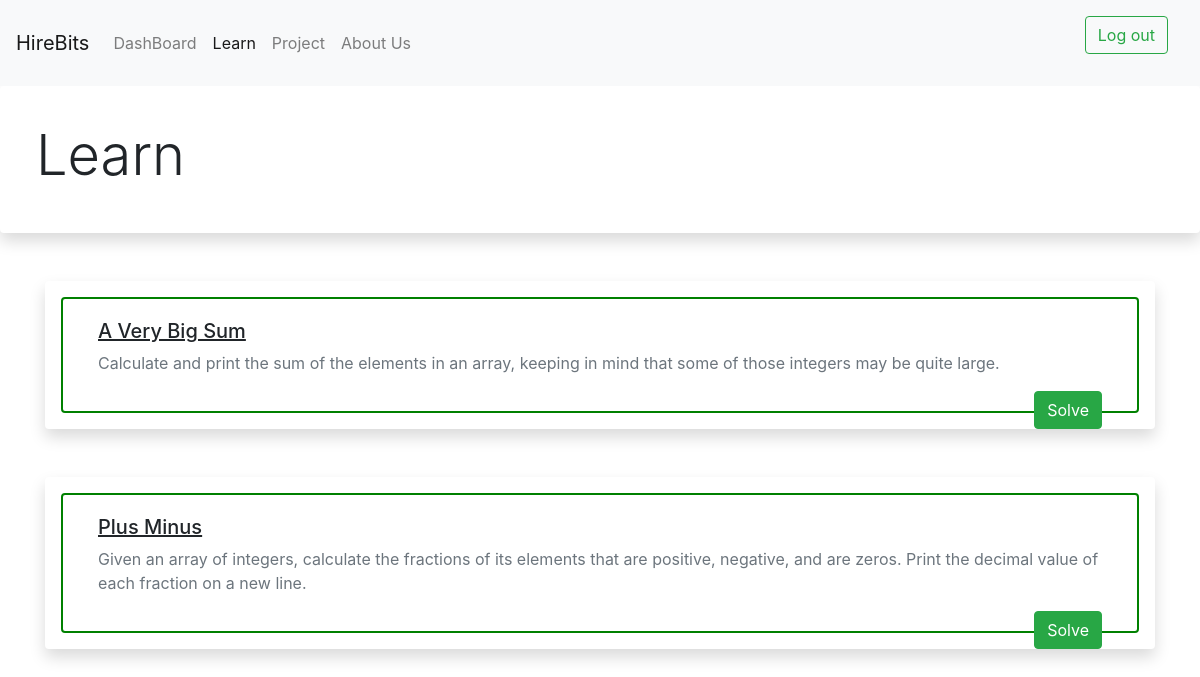
The page /learn/ on the database its author committed.
### dashboard/models.py (models this page shows, shortened)
class learn_statements(models.Model):
    s_lname = models.CharField(max_length=200)
    s_ldescrip = models.CharField(max_length=400)
    s_lcontent = models.TextField()
    objects = models.Manager()

### dashboard/views.py (the view)
# urls.py: path('learn/', learn_page, name='lea_page'),
def learn_page(request):
    learns = learn_statements.objects.all()
    return render(request, 'learn.html', { 'learns': learns })

### dashboard/templates/learn.html (shortened to what this page needs)
<html>
<head>
    <link rel="stylesheet" href="https://stackpath.bootstrapcdn.com/bootstrap/4.3.1/css/bootstrap.min.css">
    </head>
<body>
    <nav class="navbar navbar-expand-lg navbar-light bg-light">
  <a class="navbar-brand" href="#">HireBits</a>
  <div class="collapse navbar-collapse" id="navbarSupportedContent">
    <ul class="navbar-nav mr-auto">
      <li class="nav-item">
        <a class="nav-link" href="{% url 'dash_page' %}">DashBoard </a>
      </li>
      <li class="nav-item active">
        <a class="nav-link" href="{% url 'lea_page' %}">Learn </a>
      </li>
      <li class="nav-item">
        <a class="nav-link" href="{% url 'prob_page' %}">Project </a>
      </li>
            <li class="nav-item">
        <a class="nav-link" href="#">About Us</a>
      </li>
         </ul>
    <nav class="navbar navbar-light bg-light">
  <form class="form-inline">
   <a class="btn btn-outline-success" href="{% url 'logout_view' %}">Log out</a>
  </form>
  </div>
</nav><div class="shadow p-3 mb-5 bg-white rounded">
    <div id=pad >
    <h1 class="display-4">Learn</h1>
        </div>
</div>
{% for learn in learns %}
    <div class="container rounded">
      <div class="shadow p-3 mb-5 bg-white rounded">
        <div class="container rounded " style="border:2px solid #008000;" >
            <div id=pad >
              <p class="h5" text-success><ins>{{ learn.s_lname }}</ins></p>
              <p class="text-muted">{{ learn.s_ldescrip }}</p>
                <div class="float-right">
                    <a class="btn btn-success" href="{% url 'solve_page' %}">Solve</a>
                </div>
            </div>
        </div>
      </div>
    </div>
    {% endfor %}
    </body>
    </html>

### dashboard/templates/learn.html (style rules this page uses)
#pad { padding: 20px; }

### rows shown on the page
learn_statements: s_lname "A Very Big Sum", s_ldescrip "Calculate and print the sum of the elements in an array, keeping in mind that some of those integers may be quite large."
learn_statements: s_lname "Plus Minus", s_ldescrip "Given an array of integers, calculate the fractions of its elements that are positive, negative, and are zeros. Print the decimal value of each fraction on a new line."
